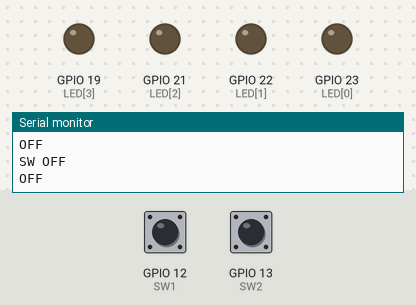
Bench run of a sketch on a simulated ESP32. Shown: output pins drawn as LEDs (lit = HIGH), the last lines printed to the serial monitor. Dashed ring = blinking. The inputs (shaded band) are chosen by the test bench; at power-on: GPIO 12 (SW1) HIGH, GPIO 13 (SW2) HIGH.

Above: at 1.2 s.
1.3 s: GPIO 12 (SW1) pulled LOW for 0.15 s
At 1.41 s:
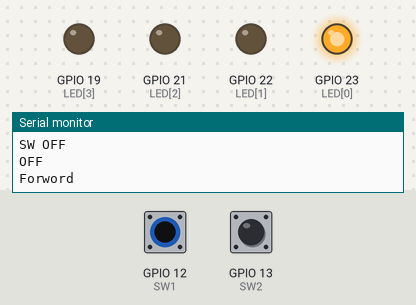
4.3 s: GPIO 13 (SW2) pulled LOW for 3.2 s
At 4.42 s:
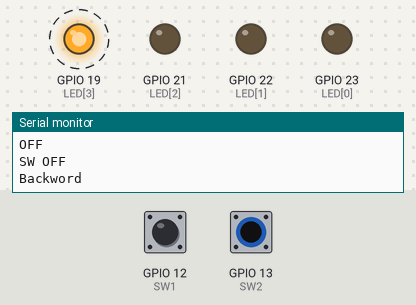
9.0 s: GPIO 12 (SW1) pulled LOW for 3.2 s
At 9.51 s:
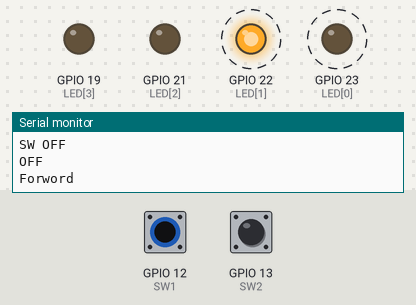
Timing chart, 0 to 13.5 s (numbered marks = the images above; inputs shaded):
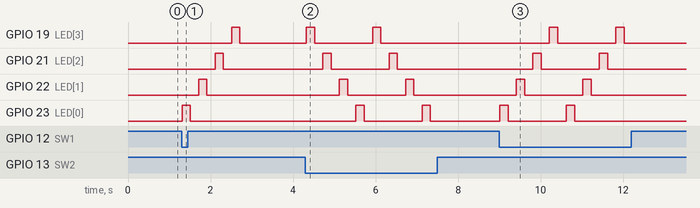

The sketch:

ESP32_LED_Switch_ForLoop.ino
```cpp
const int LED[] = {23,22,21,19};
const int SW1  = 12;
const int SW2  = 13;

void setup() {
   Serial.begin(9600);
  pinMode(LED[0], OUTPUT);
  pinMode(LED[1], OUTPUT);
  pinMode(LED[2], OUTPUT);
  pinMode(LED[3], OUTPUT);
  pinMode(SW1, INPUT_PULLUP);
  pinMode(SW2, INPUT_PULLUP);
}

void loop() {
  int state1 = digitalRead(SW1);
  int state2 = digitalRead(SW2);

  if(state1 == LOW){
     Serial.println("Forword");
     for(int i=0; i <=3; i++){
         digitalWrite(LED[i], HIGH);
         delay(200);
         digitalWrite(LED[i], LOW);
         delay(200);
      }
  }else{
     Serial.println("SW OFF");
     digitalWrite(LED[0], LOW);
     digitalWrite(LED[1], LOW);
     digitalWrite(LED[2], LOW);
     digitalWrite(LED[3], LOW);
  }

  if(state2 == LOW){
     Serial.println("Backword");
     for(int i=3; i >=0; i--){
         digitalWrite(LED[i], HIGH);
         delay(200);
         digitalWrite(LED[i], LOW);
         delay(200);
      }
  }else{
     Serial.println("OFF");
     digitalWrite(LED[0], LOW);
     digitalWrite(LED[1], LOW);
     digitalWrite(LED[2], LOW);
     digitalWrite(LED[3], LOW);
  }

  delay(10);
}
```

Measured:
- after the input at 1.3 s, GPIO 19 (LED[3]): LOW → HIGH after 1.2 s, → LOW 0.20 s later; GPIO 21 (LED[2]): LOW → HIGH after 0.81 s, → LOW 0.20 s later; GPIO 22 (LED[1]): LOW → HIGH after 0.41 s, → LOW 0.20 s later; GPIO 23 (LED[0]): LOW → HIGH at once, → LOW 0.20 s later
- after the input at 4.3 s, GPIO 19 (LED[3]): alternates HIGH for 0.20 s and LOW for 1.4 s, 4 changes in all, then stays LOW, starting at once; GPIO 21 (LED[2]): alternates HIGH for 0.20 s and LOW for 1.4 s, 4 changes in all, then stays LOW, starting after 0.42 s
- after the input at 9.0 s, GPIO 19 (LED[3]): alternates HIGH for 0.20 s and LOW for 1.4 s, 4 changes in all, then stays LOW, starting after 1.2 s; GPIO 21 (LED[2]): alternates HIGH for 0.20 s and LOW for 1.4 s, 4 changes in all, then stays LOW, starting after 0.81 s
